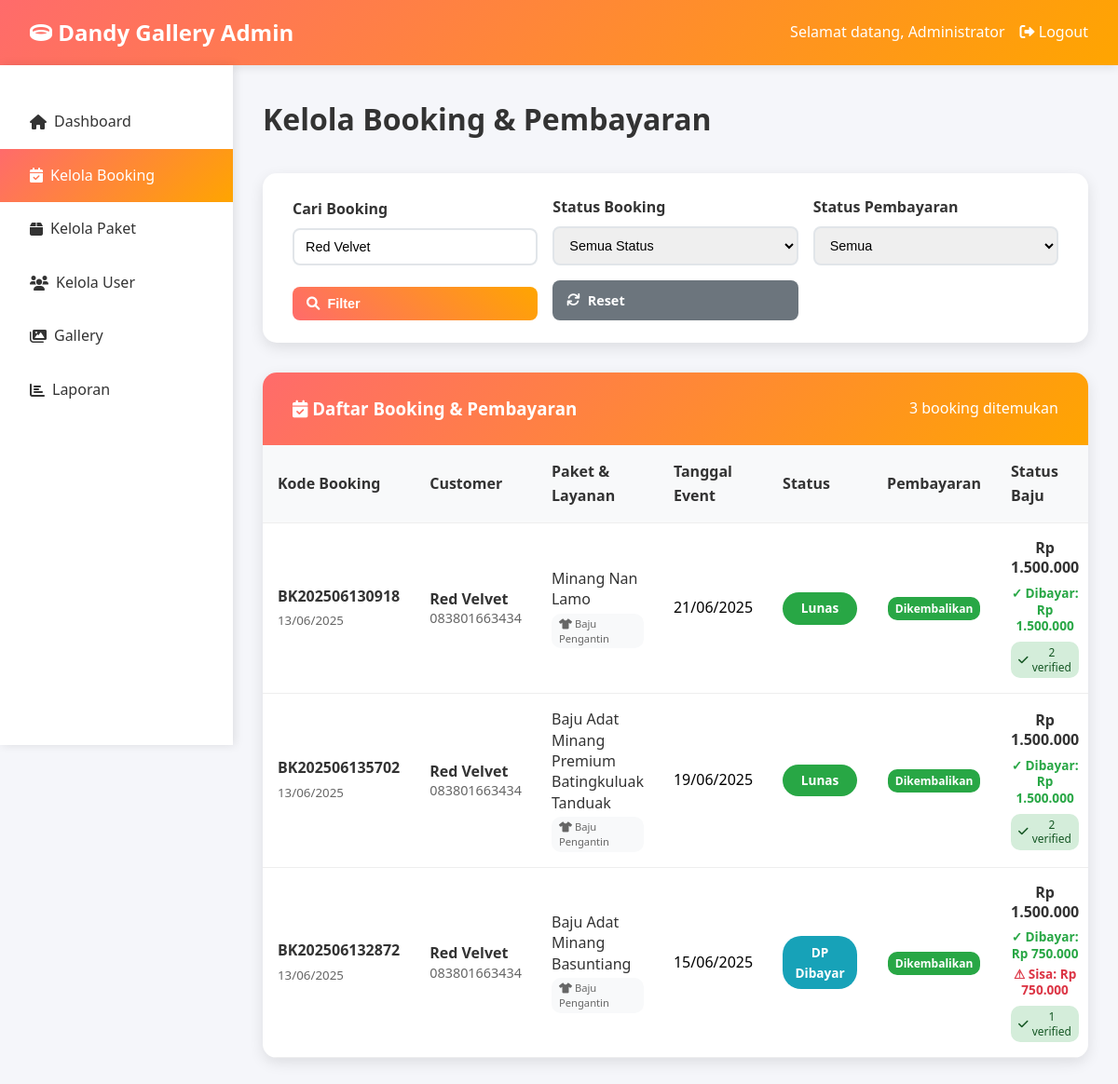
The app's page /admin/bookings.php?search=Red+Velvet (signed in) with its own data.
### tables this page shows
CREATE TABLE `bookings` (
  `id` int NOT NULL,
  `booking_code` varchar(20) NOT NULL,
  `user_id` int NOT NULL,
  `package_id` int NOT NULL,
  `service_type` varchar(50) NOT NULL,
  `booking_date` date NOT NULL,
  `usage_date` date NOT NULL,
  `venue_address` text,
  `special_request` text COMMENT 'Semua permintaan khusus termasuk ukuran dress, warna, style makeup, dll',
  `total_amount` decimal(12,2) NOT NULL,
  `down_payment` decimal(12,2) DEFAULT '0.00',
  `remaining_payment` decimal(12,2) DEFAULT '0.00',
  `status` enum('pending','confirmed','paid','in_progress','completed','cancelled') DEFAULT 'pending',
  `notes` text,
  `created_at` timestamp NULL DEFAULT CURRENT_TIMESTAMP,
  `updated_at` timestamp NULL DEFAULT CURRENT_TIMESTAMP ON UPDATE CURRENT_TIMESTAMP
);

CREATE TABLE `users` (
  `id` int NOT NULL,
  `username` varchar(50) NOT NULL,
  `password` varchar(255) NOT NULL,
  `full_name` varchar(100) NOT NULL,
  `email` varchar(100) NOT NULL,
  `phone` varchar(20) DEFAULT NULL,
  `role` enum('admin','customer') DEFAULT 'customer',
  `created_at` timestamp NULL DEFAULT CURRENT_TIMESTAMP,
  `updated_at` timestamp NULL DEFAULT CURRENT_TIMESTAMP ON UPDATE CURRENT_TIMESTAMP
);

CREATE TABLE `packages` (
  `id` int NOT NULL,
  `service_type` varchar(50) NOT NULL,
  `name` varchar(150) NOT NULL,
  `description` text,
  `price` decimal(12,2) NOT NULL,
  `image` varchar(255) DEFAULT NULL,
  `includes` text,
  `size_available` varchar(255) DEFAULT NULL,
  `color_available` varchar(255) DEFAULT NULL,
  `is_active` tinyint(1) DEFAULT '1',
  `created_at` timestamp NULL DEFAULT CURRENT_TIMESTAMP,
  `updated_at` timestamp NULL DEFAULT CURRENT_TIMESTAMP ON UPDATE CURRENT_TIMESTAMP
);

### config/database.php (called while the page is built, shortened)
<?php
function formatRupiah($angka)
{
    return "Rp " . number_format($angka, 0, ',', '.');
}
function getServiceTypes()
{
    return [
        'Baju Pengantin' => [
            'name' => 'Baju Pengantin',
            'icon' => 'fas fa-tshirt',
            'description' => 'Layanan penyewaan baju pengantin dengan berbagai pilihan model dan ukuran'
        ],
        'Makeup Pengantin' => [
            'name' => 'Makeup Pengantin',
            'icon' => 'fas fa-palette',
            'description' => 'Layanan makeup profesional untuk pengantin dengan berbagai style'
        ]
    ];
}
function getServiceIcon($service_type)
{
    $service_types = getServiceTypes();
    return $service_types[$service_type]['icon'] ?? 'fas fa-question';
}

### admin/bookings.php (the view, shortened to what this page needs)
<?php
require_once '../config/database.php';
$db = getDB();
$search = isset($_GET['search']) ? trim($_GET['search']) : '';
$sql = "SELECT b.*,
        u.full_name as customer_name, u.phone,
        p.name as package_name, p.price as package_price,
        p.service_type as service_name,
        COALESCE(SUM(CASE WHEN pay.status = 'verified' THEN pay.amount ELSE 0 END), 0) as total_paid,
        COALESCE(SUM(CASE WHEN pay.status = 'pending' THEN pay.amount ELSE 0 END), 0) as pending_amount,
        COUNT(pay.id) as payment_count,
        COUNT(CASE WHEN pay.status = 'pending' THEN 1 END) as pending_payments,
        COUNT(CASE WHEN pay.status = 'verified' THEN 1 END) as verified_payments,
        COUNT(CASE WHEN pay.status = 'rejected' THEN 1 END) as rejected_payments
        FROM bookings b
        JOIN users u ON b.user_id = u.id
        JOIN packages p ON b.package_id = p.id
        LEFT JOIN payments pay ON b.id = pay.booking_id
        WHERE 1=1";
$params = [];
if (!empty($search)) {
    $sql .= " AND (b.booking_code LIKE ? OR u.full_name LIKE ?)";
    $params[] = "%$search%";
    $params[] = "%$search%";
}
$sql .= " GROUP BY b.id ORDER BY b.created_at DESC";
$stmt = $db->prepare($sql);
$stmt->execute($params);
$bookings = $stmt->fetchAll(PDO::FETCH_ASSOC);
function getBookingStatus($booking)
{
    $total_paid = $booking['total_paid'] ?? 0;
    if ($total_paid >= $booking['total_amount']) {
        return ['text' => 'Lunas', 'class' => 'fully-paid', 'color' => '#28a745'];
    }
    if ($total_paid >= $booking['down_payment'] && $total_paid > 0) {
        return ['text' => 'DP Dibayar', 'class' => 'dp-paid', 'color' => '#17a2b8'];
    }
    $status_map = [
        'pending' => ['text' => 'Pending', 'class' => 'pending', 'color' => '#ffc107'],
        'confirmed' => ['text' => 'Dikonfirmasi', 'class' => 'confirmed', 'color' => '#28a745'],
        'paid' => ['text' => 'Dibayar', 'class' => 'paid', 'color' => '#17a2b8'],
        'in_progress' => ['text' => 'Berlangsung', 'class' => 'in_progress', 'color' => '#6f42c1'],
        'completed' => ['text' => 'Selesai', 'class' => 'completed', 'color' => '#28a745'],
        'cancelled' => ['text' => 'Dibatalkan', 'class' => 'cancelled', 'color' => '#dc3545']
    ];
    return $status_map[$booking['status']] ?? ['text' => ucfirst($booking['status']), 'class' => $booking['status'], 'color' => '#6c757d'];
}
function getDressReturnStatusAdmin($booking)
{
    $notes = $booking['notes'] ?? '';
    if (strpos($notes, '[DRESS_RETURNED]') !== false) {
        return [
            'status' => 'returned',
            'text' => 'Dikembalikan',
            'class' => 'returned',
            'color' => '#28a745'
        ];
    }
    return null;
}
?>
<!DOCTYPE html>
<html lang="id">
<head>
    <link href="https://cdnjs.cloudflare.com/ajax/libs/font-awesome/6.0.0/css/all.min.css" rel="stylesheet">
</head>
<body>
    <header class="header">
        <div class="header-container">
            <div class="logo">
                <i class="fas fa-ring"></i> Dandy Gallery Admin
            </div>
            <div class="user-info">
                <span>Selamat datang, <?php echo htmlspecialchars($_SESSION['full_name']); ?></span>
                <a href="../logout.php" style="color: white; text-decoration: none;">
                    <i class="fas fa-sign-out-alt"></i> Logout
                </a>
            </div>
        </div>
    </header>
    <nav class="sidebar">
        <ul>
            <li><a href="dashboard.php"><i class="fas fa-home"></i> Dashboard</a></li>
            <li><a href="bookings.php" class="active"><i class="fas fa-calendar-check"></i> Kelola Booking</a></li>
            <li><a href="packages.php"><i class="fas fa-box"></i> Kelola Paket</a></li>
            <li><a href="customers.php"><i class="fas fa-users"></i> Kelola User</a></li>
            <li><a href="gallery.php"><i class="fas fa-images"></i> Gallery</a></li>
            <li><a href="reports.php"><i class="fas fa-chart-bar"></i> Laporan</a></li>
        </ul>
    </nav>
    <main class="main-content">
        <div class="page-header">
            <h1 class="page-title">Kelola Booking & Pembayaran</h1>
        </div>
        <div class="filter-section">
            <form method="GET" class="filter-form">
                <div class="form-group">
                    <label for="search">Cari Booking</label>
                    <input type="text" id="search" name="search" placeholder="Kode booking atau nama customer..."
                        value="<?php echo htmlspecialchars($search); ?>">
                </div>
                <div class="form-group">
                    <label for="status">Status Booking</label>
                    <select id="status" name="status">
                        <option value="">Semua Status</option>
                    </select>
                </div>
                <div class="form-group">
                    <label for="payment_status">Status Pembayaran</label>
                    <select id="payment_status" name="payment_status">
                        <option value="">Semua</option>
                    </select>
                </div>
                <button type="submit" class="btn">
                    <i class="fas fa-search"></i> Filter
                </button>
                <a href="bookings.php" class="btn btn-secondary">
                    <i class="fas fa-refresh"></i> Reset
                </a>
            </form>
        </div>
        <div class="bookings-table">
            <div class="table-header">
                <h3><i class="fas fa-calendar-check"></i> Daftar Booking & Pembayaran</h3>
                <span><?php echo count($bookings); ?> booking ditemukan</span>
            </div>
            <?php if (empty($bookings)): ?>
            <div class="empty-state">
                <i class="fas fa-calendar-times"></i>
                <h3>Tidak Ada Booking</h3>
                <p>Belum ada booking yang sesuai dengan filter yang dipilih.</p>
            </div>
            <?php else: ?>
            <div class="table-container">
                <table class="table">
                    <thead>
                        <tr>
                            <th>Kode Booking</th>
                            <th>Customer</th>
                            <th>Paket & Layanan</th>
                            <th>Tanggal Event</th>
                            <th>Status</th>
                            <th>Pembayaran</th>
                            <th>Status Baju</th>
                        </tr>
                    </thead>
                    <tbody>
                        <?php foreach ($bookings as $booking): ?>
                        <?php
                                $status_info = getBookingStatus($booking);
                                $remaining_payment = $booking['total_amount'] - $booking['total_paid'];
                                $dress_status = getDressReturnStatusAdmin($booking);
                                ?>
                        <tr>
                            <td>
                                <div class="booking-code"><?php echo htmlspecialchars($booking['booking_code']); ?>
                                </div>
                                <small
                                    style="color: #666;"><?php echo date('d/m/Y', strtotime($booking['created_at'])); ?></small>
                            </td>
                            <td>
                                <div class="customer-info">
                                    <div class="customer-name">
                                        <?php echo htmlspecialchars($booking['customer_name']); ?></div>
                                    <div class="customer-phone">
                                        <?php echo htmlspecialchars($booking['phone'] ?: '-'); ?></div>
                                </div>
                            </td>
                            <td>
                                <div class="package-info">
                                    <div class="package-name"><?php echo htmlspecialchars($booking['package_name']); ?>
                                    </div>
                                    <div class="service-badge">
                                        <?php $service_icon = getServiceIcon($booking['service_name']); ?>
                                        <i class="<?php echo $service_icon; ?>"></i>
                                        <?php echo htmlspecialchars($booking['service_name']); ?>
                                    </div>
                                </div>
                            </td>
                            <td>
                                <div><?php echo date('d/m/Y', strtotime($booking['usage_date'])); ?></div>
                            </td>
                            <td>
                                <span class="status-badge"
                                    style="background-color: <?php echo $status_info['color']; ?>; color: white;">
                                    <?php echo $status_info['text']; ?>
                                </span>
                            </td>
                            <td>
                                <?php if ($dress_status): ?>
                                <div style="text-align: center;">
                                    <span
                                        style="background-color: <?php echo $dress_status['color']; ?>; color: white; padding: 0.25rem 0.5rem; border-radius: 10px; font-size: 0.75rem; font-weight: 600;">
                                        <?php echo $dress_status['text']; ?>
                                    </span>
                                </div>
                                <?php else: ?>
                                <div style="text-align: center; color: #ccc; font-size: 0.8rem;">
                                    -
                                </div>
                                <?php endif; ?>
                            </td>
                            <td>
                                <div class="payment-summary">
                                    <div class="payment-total"><?php echo formatRupiah($booking['total_amount']); ?>
                                    </div>
                                    <div class="payment-breakdown">
                                        <?php if ($booking['total_paid'] > 0): ?>
                                        <div class="payment-paid">✓ Dibayar:
                                            <?php echo formatRupiah($booking['total_paid']); ?></div>
                                        <?php endif; ?>
                                        <?php if ($remaining_payment > 0): ?>
                                        <div class="payment-remaining">⚠ Sisa:
                                            <?php echo formatRupiah($remaining_payment); ?></div>
                                        <?php endif; ?>
                                    </div>
                                    <?php if ($booking['payment_count'] > 0): ?>
                                    <div class="payment-indicators">
                                        <?php if ($booking['verified_payments'] > 0): ?>
                                        <span class="payment-indicator verified">
                                            <i class="fas fa-check"></i> <?php echo $booking['verified_payments']; ?>
                                            verified
                                        </span>
                                        <?php endif; ?>
                                    </div>
                                    <?php endif; ?>
                                </div>
                            </td>
                        </tr>
                        <?php endforeach; ?>
                    </tbody>
                </table>
            </div>
            <?php endif; ?>
        </div>
    </main>
</body>
</html>

### records on screen
bookings: booking_code "BK202506130918", created_at "13/06/2025", user.full_name "Red Velvet", user.phone "083801663434", package.name "Minang Nan Lamo", package.service_type "Baju Pengantin", usage_date "21/06/2025", text "Lunas", text "Dikembalikan", total_amount "Rp 1.500.000", total_paid "Rp 1.500.000", verified_payments "2"
bookings: booking_code "BK202506135702", created_at "13/06/2025", user.full_name "Red Velvet", user.phone "083801663434", package.name "Baju Adat Minang Premium Batingkuluak Tanduak", package.service_type "Baju Pengantin", usage_date "19/06/2025", text "Lunas", text "Dikembalikan", total_amount "Rp 1.500.000", total_paid "Rp 1.500.000", verified_payments "2"
bookings: booking_code "BK202506132872", created_at "13/06/2025", user.full_name "Red Velvet", user.phone "083801663434", package.name "Baju Adat Minang Basuntiang", package.service_type "Baju Pengantin", usage_date "15/06/2025", text "DP Dibayar", text "Dikembalikan", total_amount "Rp 1.500.000", total_paid "Rp 750.000", remaining_payment "Rp 750.000", verified_payments "1"

### other values on screen
$_SESSION['full_name'] "Administrator"
count($bookings) "3"
